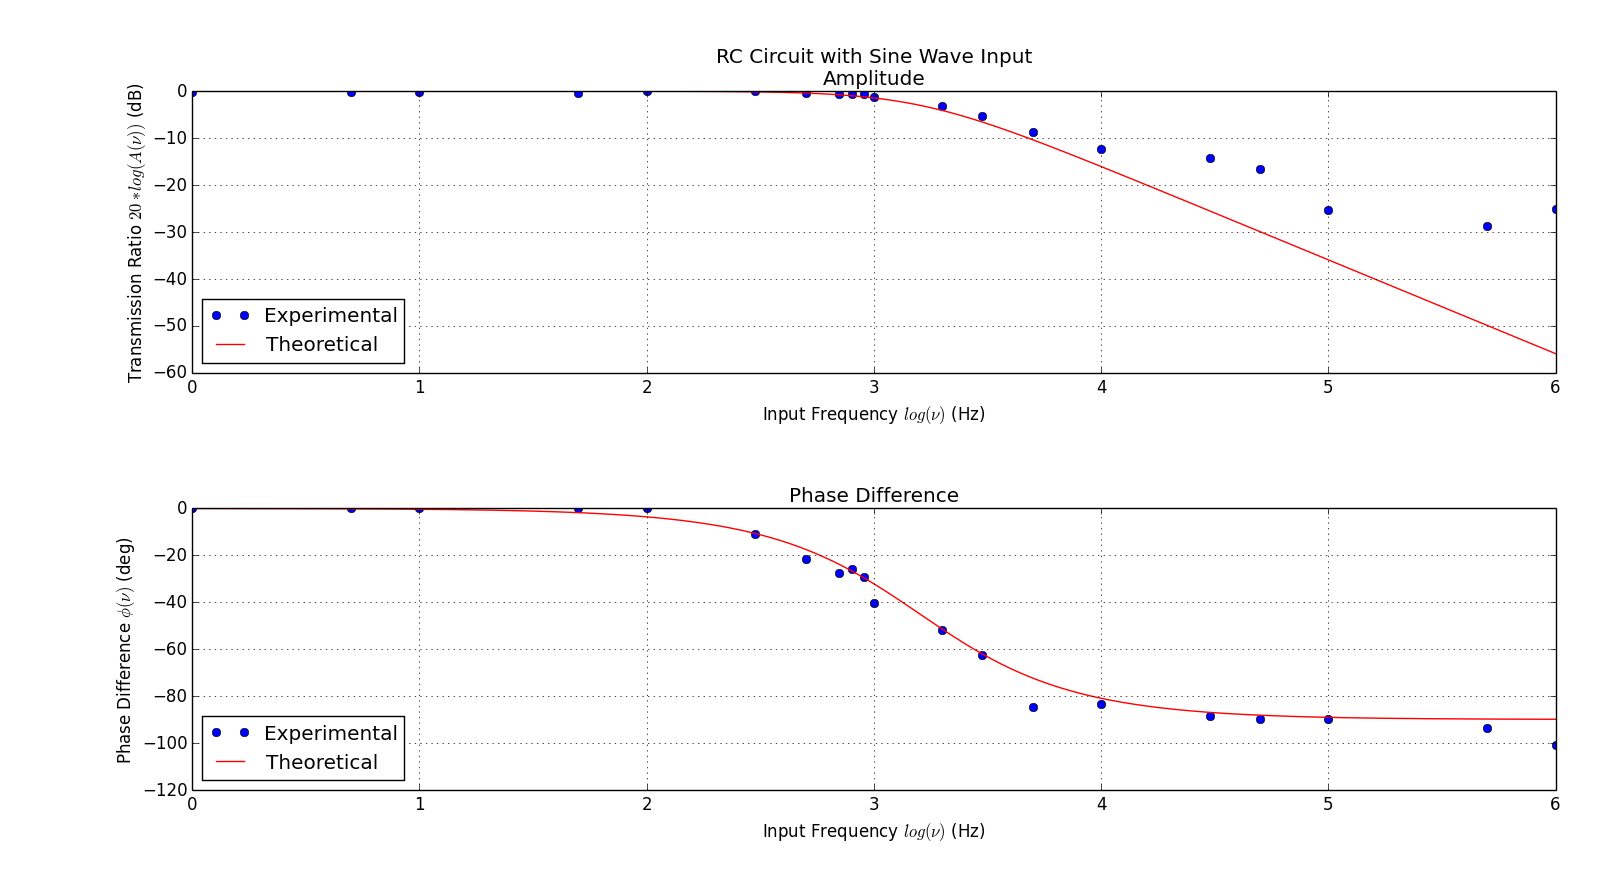

Python code for this plot:
import matplotlib.pyplot as plt
import numpy as np

# Import data from file and skip header rows
frequency, input_v, output_v, phase_time = np.genfromtxt('../Data/Part5_rcCircuit.csv', delimiter=',', usecols=(0,1,2,3), skiprows=2, unpack=True) # FREQUENCY IN KHZ

# Make time more readable
us = 10**6 # Multiply seconds by us to get microseconds
ms = 10**3 # Multiply seconds by ms to get milliseconds

Hz = 10**(3) # Multiply kHz by Hz to get Hz

# Circuit elements
R = 10 * 10**3
C = 10 * 10**(-9)

# Theoretical amplitude
theory_frequency = np.arange(1.0,10**6,1.0)
theory_Av = 1 / np.sqrt((2 * np.pi * theory_frequency * R * C)**2 + 1)

# Theoretical phase difference
theory_phase = (-1 * np.arctan(2 * np.pi * theory_frequency * R * C) * 180 / np.pi)

# Amplitude plot
plt.subplot(211)
plt.title("RC Circuit with Sine Wave Input \nAmplitude")
plt.plot(np.log10(frequency * Hz), 20 * np.log10(output_v / input_v), 'bo', label="Experimental")
plt.plot(np.log10(theory_frequency), 20 * np.log10(theory_Av), 'r', label="Theoretical")
plt.grid(True)
plt.xlabel("Input Frequency " + r'$log(\nu)$' + " (Hz)")
plt.ylabel("Transmission Ratio " + r'$20*log(A(\nu))$' + " (dB)")
plt.legend(loc=3)

# Phase plot
plt.subplot(212)
plt.title("Phase Difference")
plt.plot(np.log10(frequency * Hz), (-2 * np.pi * phase_time * frequency * Hz / us) * (180 / np.pi), 'bo', label="Experimental")
plt.plot(np.log10(theory_frequency), theory_phase, 'r', label="Theoretical")
plt.grid(True)
plt.xlabel("Input Frequency " + r'$log(\nu)$' + " (Hz)")
plt.ylabel("Phase Difference " + r'$\phi(\nu)$' + " (deg)")
plt.legend(loc=3)

plt.tight_layout()

# Set plot formatting
# plt.xlim(0.7,0.95)
# plt.ylim(0.,130.)
# plt.grid(True)

# Labels and text
# plt.xlabel("Time (ms)")
# plt.ylabel("Potential (V)")
# plt.title("Voltage of Capacitor with Square Wave Input")
# plt.legend()

# Show the plot
plt.show()
